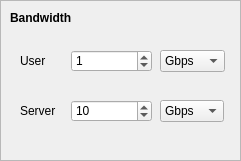
    <widget class="QFrame" name="frame">
     <property name="geometry">
      <rect>
       <x>10</x>
       <y>260</y>
       <width>241</width>
       <height>161</height>
      </rect>
     </property>
     <property name="frameShape">
      <enum>QFrame::StyledPanel</enum>
     </property>
     <property name="frameShadow">
      <enum>QFrame::Raised</enum>
     </property>
     <widget class="QComboBox" name="server_bw_unit">
      <property name="geometry">
       <rect>
        <x>160</x>
        <y>100</y>
        <width>64</width>
        <height>22</height>
       </rect>
      </property>
      <property name="currentIndex">
       <number>1</number>
      </property>
      <item>
       <property name="text">
        <string>Mbps</string>
       </property>
      </item>
      <item>
       <property name="text">
        <string>Gbps</string>
       </property>
      </item>
     </widget>
     <widget class="QComboBox" name="user_bw_unit">
      <property name="geometry">
       <rect>
        <x>160</x>
        <y>50</y>
        <width>65</width>
        <height>22</height>
       </rect>
      </property>
      <property name="currentIndex">
       <number>1</number>
      </property>
      <item>
       <property name="text">
        <string>Mbps</string>
       </property>
      </item>
      <item>
       <property name="text">
        <string>Gbps</string>
       </property>
      </item>
     </widget>
     <widget class="QSpinBox" name="server_bw">
      <property name="geometry">
       <rect>
        <x>71</x>
        <y>100</y>
        <width>81</width>
        <height>22</height>
       </rect>
      </property>
      <property name="value">
       <number>10</number>
      </property>
     </widget>
     <widget class="QLabel" name="label_5">
      <property name="geometry">
       <rect>
        <x>20</x>
        <y>53</y>
        <width>41</width>
        <height>16</height>
       </rect>
      </property>
      <property name="text">
       <string>User </string>
      </property>
     </widget>
     <widget class="QSpinBox" name="user_bw">
      <property name="geometry">
       <rect>
        <x>71</x>
        <y>50</y>
        <width>81</width>
        <height>22</height>
       </rect>
      </property>
      <property name="maximum">
       <number>999</number>
      </property>
      <property name="value">
       <number>1</number>
      </property>
     </widget>
     <widget class="QLabel" name="label_6">
      <property name="geometry">
       <rect>
        <x>20</x>
        <y>103</y>
        <width>61</width>
        <height>16</height>
       </rect>
      </property>
      <property name="text">
       <string>Server </string>
      </property>
     </widget>
     <widget class="QLabel" name="label_7">
      <property name="geometry">
       <rect>
        <x>10</x>
        <y>10</y>
        <width>111</width>
        <height>16</height>
       </rect>
      </property>
      <property name="font">
       <font>
        <weight>75</weight>
        <bold>true</bold>
       </font>
      </property>
      <property name="text">
       <string>Bandwidth</string>
      </property>
     </widget>
    </widget>
